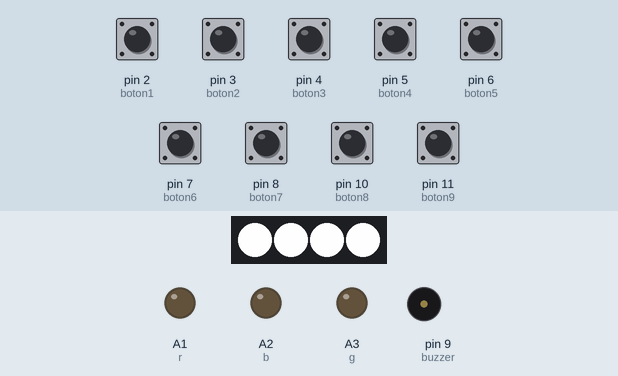
A sketch run on a simulated Arduino Uno, built with avr-gcc and run on an emulated ATmega328P. Parts: 4 RGB LEDs in strip order, left to right, output pins drawn as LEDs (lit = HIGH), buzzer (waves = sounding). The inputs (shaded band) are chosen by the test bench; at power-on: pin 2 (boton1), pin 3 (boton2), pin 4 (boton3), pin 5 (boton4), pin 6 (boton5), pin 7 (boton6), pin 8 (boton7), pin 10 (boton8), pin 11 (boton9) LOW. Dim RGB values are drawn brighter than linear; random numbers use the default seed unless the sketch sets one.

Above: at 1.2 s.
1.3 s: pin 11 (boton9) pulled HIGH for 1 s
At 2.7 s:
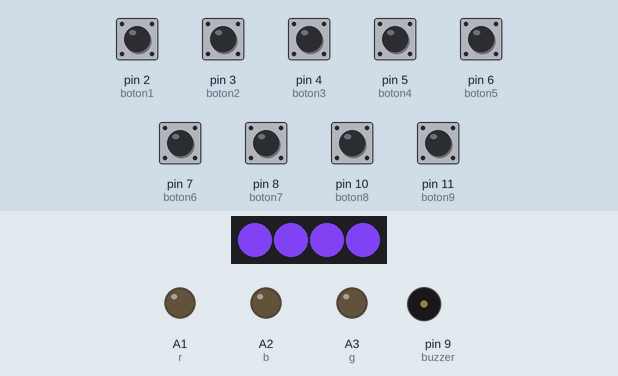
3.8 s: pin 11 (boton9) pulled HIGH for 0.15 s
At 4.5 s:
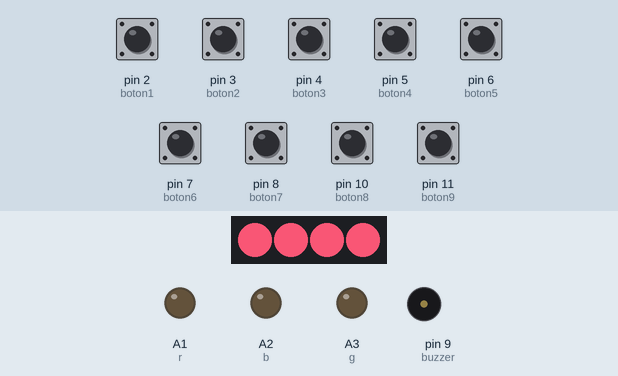
5.4 s: pin 11 (boton9) pulled HIGH for 0.15 s
At 6.7 s:
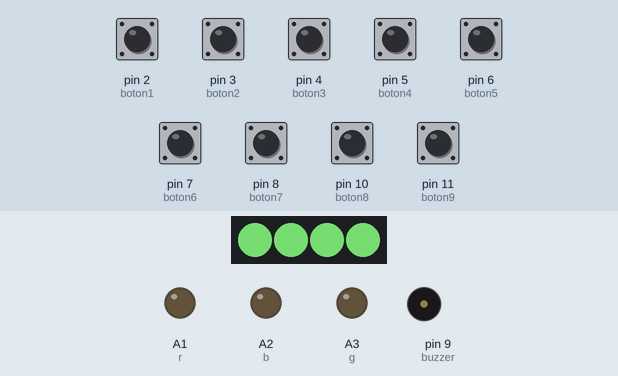
7.0 s: pin 11 (boton9) pulled HIGH for 0.15 s
At 8.1 s:
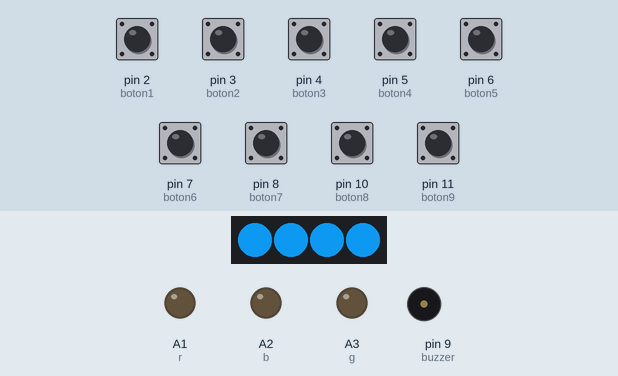
8.6 s: pin 10 (boton8) pulled HIGH for 0.15 s
At 11.3 s:
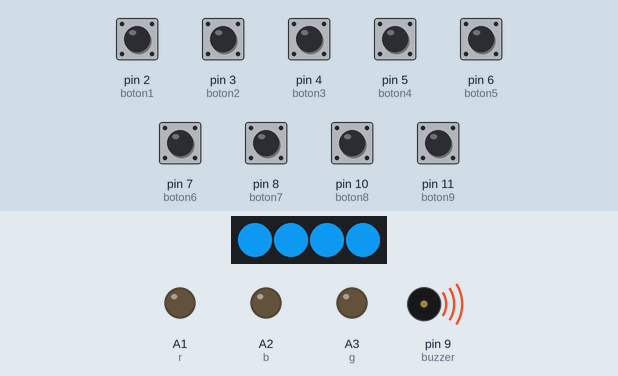
11.6 s: pin 11 (boton9) driven HIGH
At 15.43 s:
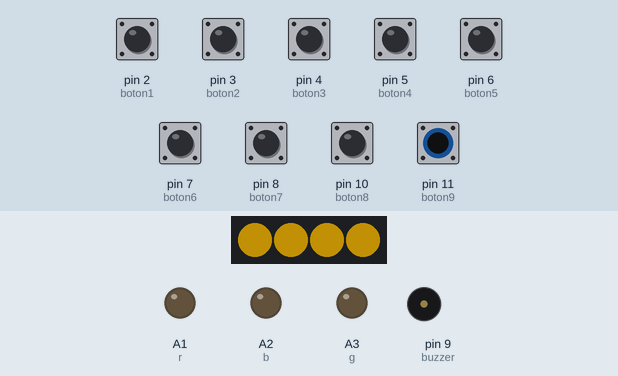
Timing chart, 0 to 18.2 s (numbered marks = the images above; inputs shaded):
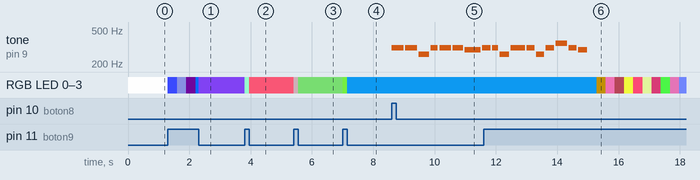

The sketch:

Proyecto_Ver_2.ino
```cpp
#include <Adafruit_NeoPixel.h>
#define PIN   A4
#define NUMPIXELS 4

using namespace std;

Adafruit_NeoPixel pixels(NUMPIXELS, PIN, NEO_GRB + NEO_KHZ800);

int boton1 = 2;
int boton2 = 3;
int boton3 = 4;
int boton4 = 5;
int boton5 = 6;
int boton6 = 7;
int boton7 = 8;
int boton8 = 10;
int boton9 = 11;

int doNota = 0;
int reNota = 0;
int miNota = 0;
int faNota = 0;
int solNota = 0;
int laNota = 0;
int siNota = 0;
int cambiarLed = 0;
int musica = 0;
int leds = 0;

int r = A1;
int b = A2;
int g = A3;

int buzzer = 9;

int colorR = 0;
int colorB = 0;
int colorG = 0;

void setup() {
  Serial.begin(9600);
  pixels.begin();
  pinMode(boton1, INPUT);
  pinMode(boton2, INPUT);
  pinMode(boton3, INPUT);
  pinMode(boton4, INPUT);
  pinMode(boton5, INPUT);
  pinMode(boton6, INPUT);
  pinMode(boton7, INPUT);
  pinMode(boton8, INPUT);
  pinMode(boton9, INPUT);

  pinMode(r, OUTPUT);
  pinMode(g, OUTPUT);
  pinMode(b, OUTPUT);

  pinMode(buzzer, OUTPUT);

  for(int i=0; i<NUMPIXELS; i++) {
    pixels.setPixelColor(i, pixels.Color(250, 250, 250));
    pixels.show();
  }
}

void PinkFloyd(){
 tone(buzzer,239.665);
 delay(350);
 noTone(buzzer);
 delay(50);
 tone(buzzer,329.628);
 delay(420);
 noTone(buzzer);
 delay(50);
 tone(buzzer,349.228);
 delay(350);
 noTone(buzzer);
 delay(50);
 tone(buzzer,329.628);
 delay(500);
 noTone(buzzer);
 delay(400);
 tone(buzzer,239.665);
 delay(350);
 noTone(buzzer);
 delay(50);
 tone(buzzer,329.628);
 delay(450);
 noTone(buzzer);
 delay(50);
 tone(buzzer,349.228);
 delay(350);
 noTone(buzzer);
 delay(50);
 tone(buzzer,329.628);
 delay(600);
 noTone(buzzer);
 delay(350);
 tone(buzzer,239.665);
 delay(350);
 noTone(buzzer);
 delay(50);
 tone(buzzer,329.628);
 delay(450);
 noTone(buzzer);
 delay(50);
 tone(buzzer,349.228);
 delay(450);
 noTone(buzzer);
 delay(450);
}
void sweetdreams(){

  tone(buzzer,311.13);
  delay(400);
  noTone(buzzer);
  delay(50);

   tone(buzzer,311.13);
  delay(380);
  noTone(buzzer);
  delay(50);

  tone(buzzer,261.63);
  delay(350);
  noTone(buzzer);
  delay(50);

  tone(buzzer,311.13);
  delay(230);
  noTone(buzzer);
  delay(50);

  tone(buzzer,311.13);
  delay(380);
  noTone(buzzer);
  delay(50);

  tone(buzzer,311.13);
  delay(350);
  noTone(buzzer);
  delay(50);

  tone(buzzer,293.67);
  delay(520);
  noTone(buzzer);
  delay(50);

  tone(buzzer,311.13);
  delay(270);
  noTone(buzzer);
  delay(50);

  tone(buzzer,311.13);
  delay(200);
  noTone(buzzer);
  delay(50);

  tone(buzzer,261.63);
  delay(300);
  noTone(buzzer);
  delay(50);

  tone(buzzer,311.13);
  delay(480);
  noTone(buzzer);
  delay(50);

  tone(buzzer,311.13);
  delay(260);
  noTone(buzzer);
  delay(50);

   tone(buzzer,261.63);
  delay(250);
   noTone(buzzer);
  delay(50);

  tone(buzzer,311.13);
  delay(280);
  noTone(buzzer);
  delay(50);

  tone(buzzer,349.23);
  delay(375);
  noTone(buzzer);
  delay(50);

  tone(buzzer,311.13);
  delay(255);
  noTone(buzzer);
  delay(50);

  tone(buzzer,293.67);
  delay(300);
  noTone(buzzer);
  delay(50);
}
void loop() {


  if (digitalRead(boton1) == HIGH) {
    doNota = true;
    tone(buzzer,446);
    delay(200);
  }
  if (digitalRead(boton1) == LOW) {
    doNota = false;
    noTone(buzzer);
  }
  if (digitalRead(boton2) == HIGH) {
    reNota = true;
    tone(buzzer,321.3);
    delay(200);
  }
  if (digitalRead(boton2) == LOW) {
    reNota = false;
    noTone(buzzer);
  }
    if (digitalRead(boton3) == HIGH) {
    miNota = true;
    tone(buzzer,410);
    delay(200);
  }
  if (digitalRead(boton3) == LOW) {
    miNota = false;
    noTone(buzzer);
  }
    if (digitalRead(boton4) == HIGH) {
    faNota = true;
    tone(buzzer,536);
    delay(200);
  }
  if (digitalRead(boton4) == LOW) {
    faNota = false;
    noTone(buzzer);
  }
    if (digitalRead(boton5) == HIGH) {
    solNota = true;
    tone(buzzer,646);
    delay(200);
  }
  if (digitalRead(boton5) == LOW) {
    solNota = false;
    noTone(buzzer);
  }
    if (digitalRead(boton6) == HIGH) {
    laNota = true;
    tone(buzzer,943);
    delay(200);
  }
  if (digitalRead(boton6) == LOW) {
    laNota = false;
    noTone(buzzer);
  }
    if (digitalRead(boton7) == HIGH) {
    siNota = true;
    tone(buzzer,523);
    delay(200);
  }
  if (digitalRead(boton7) == LOW) {
    siNota = false;
    noTone(buzzer);
  }
    if (digitalRead(boton8) == HIGH) {
     musica = true;
     sweetdreams();
  }
  if (digitalRead(boton8) == LOW) {
    musica = false;
    noTone(buzzer);

  }
  if (digitalRead(boton9) == HIGH) {
    leds = true;
    colorR = random(0,250);
    colorB = random(0,250);
    colorG = random(0,250);
    for(int i = 0; i < NUMPIXELS; i++){
      pixels.setPixelColor(i, pixels.Color(colorR, colorG, colorB));
      pixels.show();
    }
  }
  if (digitalRead(boton9) == LOW) {
    leds = false;
    noTone(buzzer);
  }
}
```

Measured:
- after the input at 1.3 s, RGB LED 0–3: RGB(250, 250, 250) → RGB(57, 73, 249) at once, → RGB(97, 103, 161) 0.30 s later, → RGB(20, 1, 28) 0.30 s later, → RGB(8, 99, 233) 0.30 s later, … (5 changes in this stretch)
- after the input at 3.8 s, RGB LED 0–3: RGB(114, 58, 215) → RGB(147, 245, 199) at once, → RGB(235, 81, 110) 0.15 s later
- after the input at 5.4 s, RGB LED 0–3: RGB(235, 81, 110) → RGB(113, 97, 101) at once, → RGB(82, 151, 77) 0.15 s later
- after the input at 7.0 s, RGB LED 0–3: RGB(82, 151, 77) → RGB(99, 201, 55) at once, → RGB(11, 133, 209) 0.15 s later
- after the input at 8.6 s, tone on pin 9 (buzzer): plays 311 Hz for 0.40 s, 311 Hz for 0.38 s, 261 Hz for 0.35 s, 311 Hz for 0.23 s, 311 Hz for 0.38 s, 311 Hz for 0.35 s … (8 notes in this stretch), starting at once
- after the input at 11.6 s, RGB LED 0–3: RGB(11, 133, 209) → RGB(86, 64, 2) after 3.7 s, → RGB(203, 96, 153) 0.30 s later, → RGB(65, 25, 31) 0.30 s later, → RGB(228, 237, 58) 0.30 s later, … (10 changes in this stretch)
